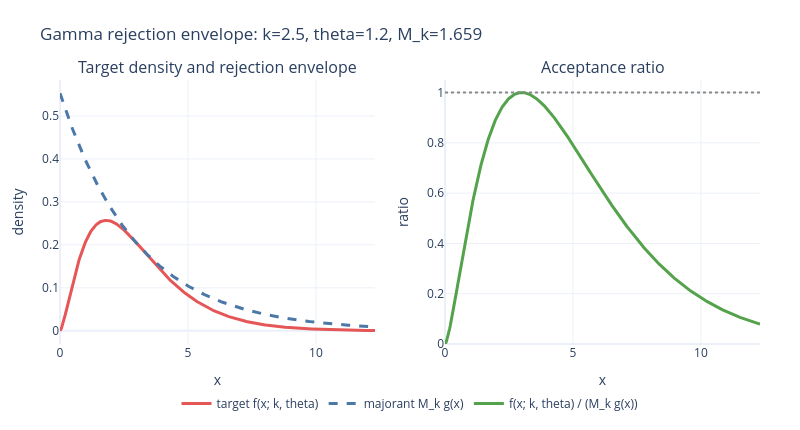

Notebook code cell kept with this figure:
### Markdown cell above
The following plot visualizes the rejection envelope for the case $k \geq 1$. It compares the target Gamma density $f(x;k,\theta)$ with the majorizing curve $M_k g(x)$, and shows the acceptance ratio $f(x;k,\theta)/(M_k g(x))$ on the same grid of $x$ values.

### Code cell
from plotly.subplots import make_subplots

shape_envelope = 2.5
scale_envelope = 1.2

x_envelope = np.linspace(
    0.0,
    stats.gamma.ppf(0.999, a=shape_envelope, scale=scale_envelope),
    600,
)

target_density = stats.gamma.pdf(
    x_envelope,
    a=shape_envelope,
    scale=scale_envelope,
)

proposal_density = stats.expon.pdf(
    x_envelope,
    scale=shape_envelope * scale_envelope,
)

majorization_constant = (
    shape_envelope**shape_envelope
    * np.exp(1.0 - shape_envelope)
    / special.gamma(shape_envelope)
)

majorizing_density = majorization_constant * proposal_density
acceptance_ratio = target_density / majorizing_density

fig = make_subplots(
    rows=1,
    cols=2,
    column_widths=[0.5, 0.5],
    horizontal_spacing=0.10,
    subplot_titles=(
        "Target density and rejection envelope",
        "Acceptance ratio",
    ),
)

fig.add_scatter(
    x=x_envelope,
    y=target_density,
    mode="lines",
    name="target f(x; k, theta)",
    line=dict(color="#E45756", width=3),
    row=1,
    col=1,
)

fig.add_scatter(
    x=x_envelope,
    y=majorizing_density,
    mode="lines",
    name="majorant M_k g(x)",
    line=dict(color="#4C78A8", width=3, dash="dash"),
    row=1,
    col=1,
)

fig.add_scatter(
    x=x_envelope,
    y=acceptance_ratio,
    mode="lines",
    name="f(x; k, theta) / (M_k g(x))",
    line=dict(color="#54A24B", width=3),
    row=1,
    col=2,
)

fig.add_hline(
    y=1.0,
    line_dash="dot",
    line_color="#888888",
    row=1,
    col=2,
)

fig.update_layout(
    title=(
        f"Gamma rejection envelope: k={shape_envelope}, "
        f"theta={scale_envelope}, M_k={majorization_constant:.3f}"
    ),
    template="plotly_white",
    width=800,
    height=430,
    margin=dict(l=60, r=40, t=80, b=60),
    legend=dict(
        orientation="h",
        yanchor="bottom",
        y=-0.28,
        xanchor="center",
        x=0.5,
    ),
)

fig.update_xaxes(title_text="x", row=1, col=1)
fig.update_xaxes(title_text="x", row=1, col=2)

fig.update_yaxes(title_text="density", row=1, col=1)
fig.update_yaxes(title_text="ratio", range=[0, 1.05], row=1, col=2)

fig.show()

### Figure 1 — Plotly figure (JSON) as saved in the notebook; plotly's stock layout.template omitted (floating-point values rounded to 4 significant figures; data arrays with more than 128 entries replaced by an {"elided": "..."} marker saying what was removed)
{"data": [{"line": {"color": "#E45756", "width": 3}, "mode": "lines", "name": "target f(x; k, theta)", "type": "scatter", "x": {"elided": "600 float values"}, "xaxis": "x", "y": {"elided": "600 float values"}, "yaxis": "y"}, {"line": {"color": "#4C78A8", "dash": "dash", "width": 3}, "mode": "lines", "name": "majorant M_k g(x)", "type": "scatter", "x": {"elided": "600 float values"}, "xaxis": "x", "y": {"elided": "600 float values"}, "yaxis": "y"}, {"line": {"color": "#54A24B", "width": 3}, "mode": "lines", "name": "f(x; k, theta) / (M_k g(x))", "type": "scatter", "x": {"elided": "600 float values"}, "xaxis": "x2", "y": {"elided": "600 float values"}, "yaxis": "y2"}], "layout": {"annotations": [{"font": {"size": 16}, "showarrow": false, "text": "Target density and rejection envelope", "x": 0.225, "xanchor": "center", "xref": "paper", "y": 1, "yanchor": "bottom", "yref": "paper"}, {"font": {"size": 16}, "showarrow": false, "text": "Acceptance ratio", "x": 0.775, "xanchor": "center", "xref": "paper", "y": 1, "yanchor": "bottom", "yref": "paper"}], "height": 430, "legend": {"orientation": "h", "x": 0.5, "xanchor": "center", "y": -0.28, "yanchor": "bottom"}, "margin": {"b": 60, "l": 60, "r": 40, "t": 80}, "shapes": [{"line": {"color": "#888888", "dash": "dot"}, "type": "line", "x0": 0, "x1": 1, "xref": "x2 domain", "y0": 1, "y1": 1, "yref": "y2"}], "title": {"text": "Gamma rejection envelope: k=2.5, theta=1.2, M_k=1.659"}, "width": 800, "xaxis": {"anchor": "y", "domain": [0, 0.45], "title": {"text": "x"}}, "xaxis2": {"anchor": "y2", "domain": [0.55, 1], "title": {"text": "x"}}, "yaxis": {"anchor": "x", "domain": [0, 1], "title": {"text": "density"}}, "yaxis2": {"anchor": "x2", "domain": [0, 1], "range": [0, 1.05], "title": {"text": "ratio"}}}}
